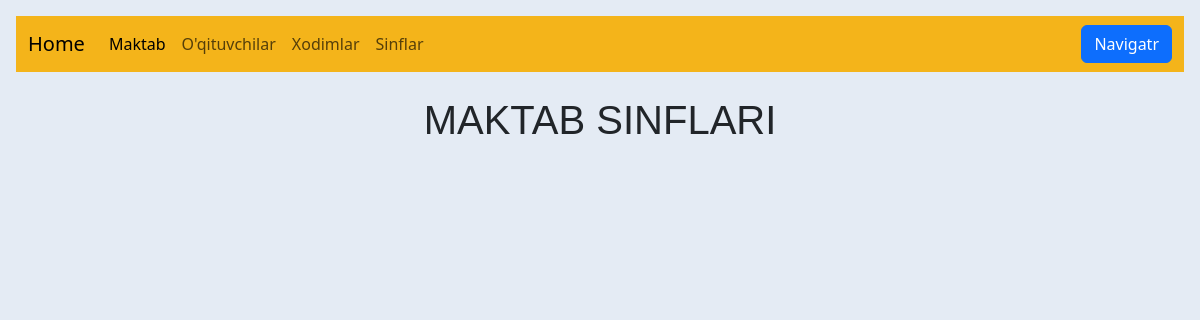
The app's page /student/class-n/ (signed in), older data.
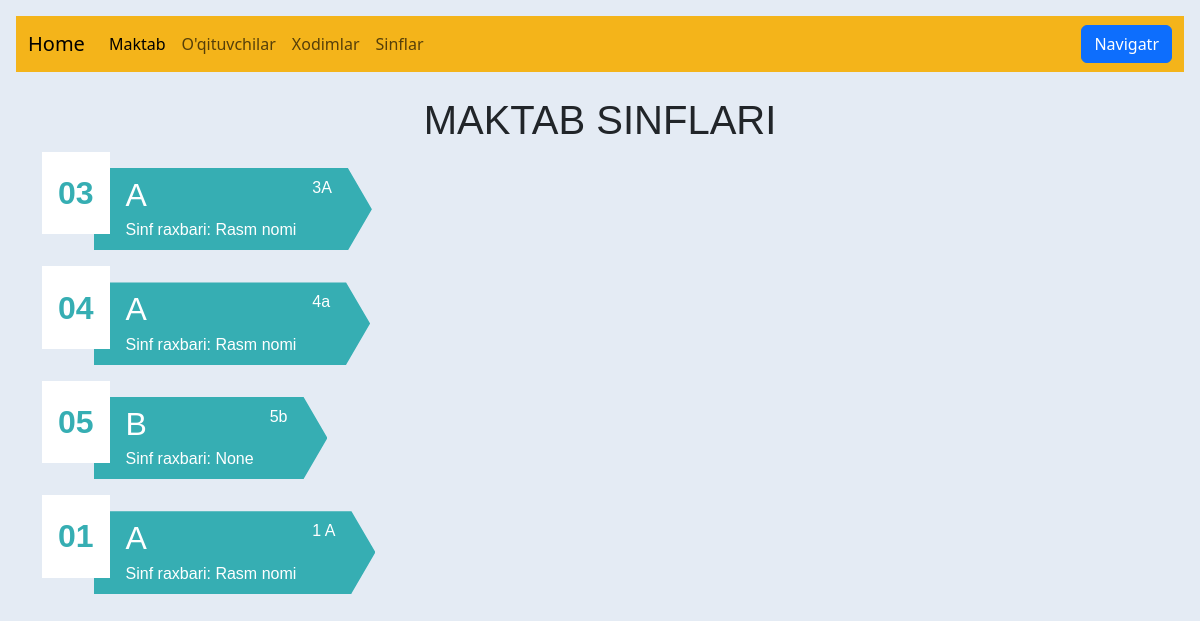
The same page, newer data.
### student/models.py (models this page shows, shortened)
class ClassName(models.Model):
    name = models.CharField(max_length=3, unique=True, verbose_name="Sinf Nomi")
    class_id = models.IntegerField()
    class_letter = models.CharField(blank=True, max_length=1)
    class_teacher = models.ForeignKey(
        'Teachers',
        on_delete=models.SET_NULL,
        null=True,
        blank=True,
        related_name='class_groups',
        verbose_name='Sinf Rahbari'
    )

class Teachers(models.Model):
    name = models.CharField(max_length=55)
    position = models.CharField(max_length=30)
    phone = models.CharField(max_length=17, default='+998')
    working_time = models.IntegerField(blank=True)
    level = models.CharField(max_length=15, default="bo'sh", blank=True)
    photo = models.ImageField(default="/media/about1.jpg", upload_to='images/', blank=True)
    author = models.ForeignKey(
        get_user_model(),
        on_delete=models.CASCADE,
    )
    def __str__(self):
        return self.name

### student/views.py (the view)
# urls.py: path('class-n/', ClassNameView.as_view(), name='class_name'),
class ClassNameView(LoginRequiredMixin, ListView):
    model = ClassName
    template_name = 'class_list.html'

### templates/class_list.html (shortened to what this page needs)
{% extends 'base2.html' %}
{% load static %}
{% block content %}
  <link rel="stylesheet" href="{% static 'css/class-name.css' %}">
  <body>
  <br>
  <div  align="center">
    <h1>MAKTAB SINFLARI</h1>
  </div>
    {%for clase in object_list%}
      <a href="{% url 'students_list' clase.pk %}">
        <ol class="olcards">
            <li style="--cardColor:#36aeb3; --dynamicNumber: '{% if clase.class_id|add:0 < 10 %}0{{ clase.class_id }}{% else %}{{ clase.class_id }}{% endif %}'">
              <div class="content">
                <div class="text"><h2>{{ clase.class_letter }}</h2></div>
                <div class="title">{{ clase.name }}</div>
                <div class="text">Sinf raxbari: {{ clase.class_teacher }}</div>
              </div>
            </li>
        </ol>
      </a>
    {%endfor%}
  </body>
{% endblock content %}

### templates/base2.html (shortened to what this page needs)
{% load static %}
<html lang="en">
  <head>
    <link href="https://cdn.jsdelivr.net/npm/bootstrap@5.3.1/dist/css/bootstrap.min.css" rel="stylesheet">
    <link href="https://getbootstrap.com/docs/5.3/assets/css/docs.css" rel="stylesheet">
  </head>
  <body class="p-3 m-0 border-0 bd-example m-0 border-0">
        <nav class="navbar navbar-expand-lg navbar-light" style="background-color: #F4B41A;">
          <div class="container-fluid">
              <a class="navbar-brand" aria-current="page" href="{% url 'index' %}">Home</a>
            <div class="collapse navbar-collapse" id="navbarNavDropdown">
              <ul class="navbar-nav">
                <li class="nav-item">
                  <a class="nav-link active" href="{% url 'news_list' %}">Maktab</a>
                </li>
                <li class="nav-item">
                  <a class="nav-link" href="{% url 'teachers_list' %}">O'qituvchilar</a>
                </li>
                <li class="nav-item">
                  <a class="nav-link" href="{% url 'workers_list' %}">Xodimlar</a>
                </li>
                <li class="nav-item">
                  <a class="nav-link" href="{% url 'class_name' %}">Sinflar</a>
                </li>
              </ul>
            </div>
            <button type="button" class="btn btn-primary" data-bs-toggle="modal" data-bs-target="#exampleModal">
              Navigatr
            </button>
          </div>
        </nav>
        <main>
            <div class="container">
                {% block content %}
                {% endblock content %}
            </div>
        </main>
    </body>
</html>

### static/css/class-name.css (style rules this page uses)
body { background: #e4ebf4; padding: 2rem; }
h1 { font-family: sans-serif; }
.olcards, .olcards * { margin: 0; padding: 0; box-sizing: border-box; }
a { text-decoration: none; }
.olcards { list-style: none; counter-reset: cardCount; font-family: sans-serif; display: flex; flex-direction: column; --cardsGap: 1rem; gap: var(--cardsGap); padding-bottom: var(--cardsGap); }
.olcards li { counter-increment: cardCount; display: flex; color: white; --labelOffset: 1rem; --arrowClipSize: 1.5rem; margin-top: var(--labelOffset); }
.olcards li::before { content: counter(cardCount, decimal-leading-zero); background: white; color: var(--cardColor); font-size: 2em; font-weight: 700; transform: translateY(calc(-1 * var(--labelOffset))); margin-right: calc(-1 * var(--labelOffset)); z-index: 1; display: flex; justify-content: center; align-items: center; padding-inline: 0.5em; }
.olcards li .content { background-color: var(--cardColor); --inlinePadding: 1em; --boxPadding: 0.5em; display: grid; padding: var(--boxPadding) calc(var(--inlinePadding) + var(--arrowClipSize)) var(--boxPadding) calc(var(--inlinePadding) + var(--labelOffset)); grid-template-areas: "icon title" "icon text"; gap: 0.25em 1em; clip-path: polygon( 0 0, calc(100% - var(--arrowClipSize)) 0, 100% 50%, calc(100% - var(--arrowClipSize)) 100%, calc(100% - var(--arrowClipSize)) calc(100% + var(--cardsGap)), 0 calc(100% + var(--cardsGap)) ); position: relative; }
.olcards li::before { content: var(--dynamicNumber); background: white; color: var(--cardColor); font-size: 2em; font-weight: 700; transform: translateY(calc(-1 * var(--labelOffset))); margin-right: calc(-1 * var(--labelOffset)); z-index: 1; display: flex; justify-content: center; align-items: center; padding-inline: 0.5em; }

Row changes from the older to the newer data that the page shows:
added ClassName: class_letter "A", name "3A", class_teacher "Rasm nomi", class_id 3 (drawn)
added ClassName: class_letter "A", name "4a", class_teacher "Rasm nomi", class_id 4 (drawn)
added ClassName: class_letter "B", name "5b", class_teacher "None", class_id 5 (drawn)
added ClassName: class_letter "A", name "1 A", class_teacher "Rasm nomi", class_id 1 (drawn)
